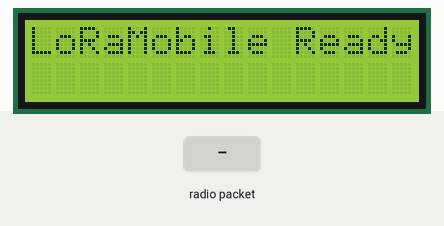
A sketch run on a simulated ESP32. On the bench: 16×2 character LCD. Inputs (shaded band) come from the test bench. No radio packets arrive unless stated; nothing arrives over Bluetooth unless stated; a phone connects over Bluetooth LE 3 s after start; what the sketch prints to the serial monitor is not drawn.

Above: at 2.4 s.
2.5 s: radio packet "1" arrives
At 3.2 s:
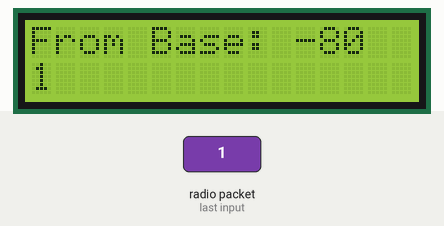
4.0 s: radio packet "0" arrives
At 4.3 s:
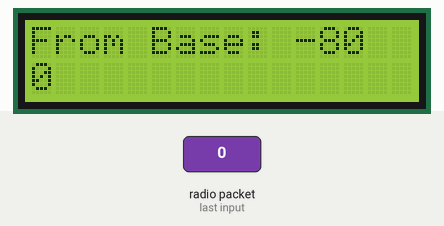
5.5 s: radio packet "2" arrives
At 6.7 s:
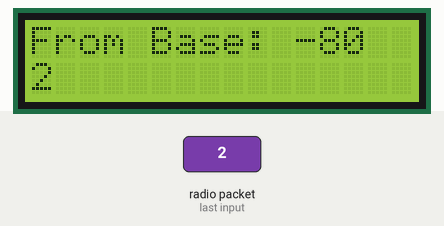
Timing chart, 0 to 8.5 s (numbered marks = the images above; inputs shaded):
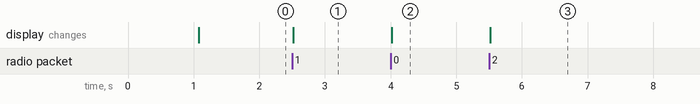

The sketch:

LoRa_Mobile_station_v0.3.ino
```cpp
#include <SPI.h>
#include <RH_RF95.h>             // LoRa RadioHead Library
#include <BLEDevice.h>           // Built-in BLE library
#include <BLEUtils.h>
#include <BLEServer.h>
#include <BLE2902.h>
#include <Wire.h>
#include <LiquidCrystal_I2C.h>

// LoRa pin configuration
#define RFM95_CS   5
#define RFM95_RST  4
#define RFM95_INT  3
#define RF95_FREQ  868.0

RH_RF95 rf95(RFM95_CS, RFM95_INT);

LiquidCrystal_I2C lcd(0x27, 16, 2);  // 0x27 is the common I2C address

// BLE UUIDs
#define SERVICE_UUID        "6e400001-b5a3-f393-e0a9-e50e24dcca9e"
#define CHARACTERISTIC_RX   "6e400002-b5a3-f393-e0a9-e50e24dcca9e"
#define CHARACTERISTIC_TX   "6e400003-b5a3-f393-e0a9-e50e24dcca9e"

BLECharacteristic *pTxCharacteristic;
bool deviceConnected = false;

class ServerCallbacks : public BLEServerCallbacks {
  void onConnect(BLEServer* pServer) {
    deviceConnected = true;
    Serial.println("✅ BLE device connected");
  }
  void onDisconnect(BLEServer* pServer) {
    deviceConnected = false;
    Serial.println("❌ BLE device disconnected");
  }
};

class CharacteristicCallbacks : public BLECharacteristicCallbacks {
  void onWrite(BLECharacteristic *pCharacteristic) {
  String rxValue = pCharacteristic->getValue();
  if (rxValue.length() > 0) {
    Serial.print("📥 BLE Received: ");
    Serial.println(rxValue);
    // Send over LoRa
    rf95.send((uint8_t*)rxValue.c_str(), rxValue.length());
    rf95.waitPacketSent();
    Serial.println("📡 LoRa Sent!");
  }
}

};

void setup() {
  Serial.begin(115200);
  delay(1000);
  Serial.println("🚀 Starting BLE + LoRa Node");

  Wire.begin(8, 22);  // SDA, SCL
  lcd.init();
  lcd.backlight();
  lcd.setCursor(0, 0);
  lcd.print("LoRaMobile Ready");

  // LoRa Reset
  pinMode(RFM95_RST, OUTPUT);
  digitalWrite(RFM95_RST, LOW);
  delay(100);
  digitalWrite(RFM95_RST, HIGH);
  delay(100);

  // SPI and LoRa Init
  SPI.begin(18, 19, 23);
  if (!rf95.init()) {
    Serial.println("❌ LoRa init failed");
    while (1);
  }
  rf95.setFrequency(RF95_FREQ);
   rf95.setModemConfig(RH_RF95::Bw125Cr48Sf4096);  // Long range config
  rf95.setTxPower(15, false);
  Serial.println("✅ LoRa Ready");

  // BLE Init
  BLEDevice::init("LoRaMobile");
  BLEServer *pServer = BLEDevice::createServer();
  pServer->setCallbacks(new ServerCallbacks());

  BLEService *pService = pServer->createService(SERVICE_UUID);
  BLECharacteristic *pRxCharacteristic = pService->createCharacteristic(
    CHARACTERISTIC_RX,
    BLECharacteristic::PROPERTY_WRITE
  );
  pRxCharacteristic->setCallbacks(new CharacteristicCallbacks());

  pTxCharacteristic = pService->createCharacteristic(
    CHARACTERISTIC_TX,
    BLECharacteristic::PROPERTY_NOTIFY
  );
  pTxCharacteristic->addDescriptor(new BLE2902());

  pService->start();
  pServer->getAdvertising()->start();
  Serial.println("📶 BLE Service started and advertising");
}

unsigned long lastMessageTime = 0;
bool messageDisplayed = false;

void loop() {
  if (rf95.available()) {
    uint8_t buf[RH_RF95_MAX_MESSAGE_LEN];
    uint8_t len = sizeof(buf);
    if (rf95.recv(buf, &len)) {
      buf[len] = '\0';
      int rssi = rf95.lastRssi();
      Serial.print("📡 LoRa Received: ");
      Serial.println((char*)buf);

      // Update LCD
      lcd.clear();
      lcd.setCursor(0, 0);
      lcd.print("From Base: ");
      lcd.print(rssi);  // Show RSSI
      lcd.setCursor(0, 1);
      lcd.print((char*)buf);  // Message

      // Update BLE
      if (deviceConnected) {
        pTxCharacteristic->setValue((char*)buf);
        pTxCharacteristic->notify();
        Serial.println("📤 Notified BLE device");
      }

      // Set timer
      lastMessageTime = millis();
      messageDisplayed = true;
    }
  }

  // Clear LCD if 10 seconds passed since last message
  if (messageDisplayed && millis() - lastMessageTime > 10000) {
    lcd.clear();
    lcd.setCursor(0, 0);
    lcd.print("Waiting for msg");
    messageDisplayed = false;
  }

  delay(10);
}
```

Measured:
- after the input at 2.5 s, the display: changes at once (image 1)
- after the input at 4.0 s, the display: changes at once (image 2)
- after the input at 5.5 s, the display: changes at once (image 3)
